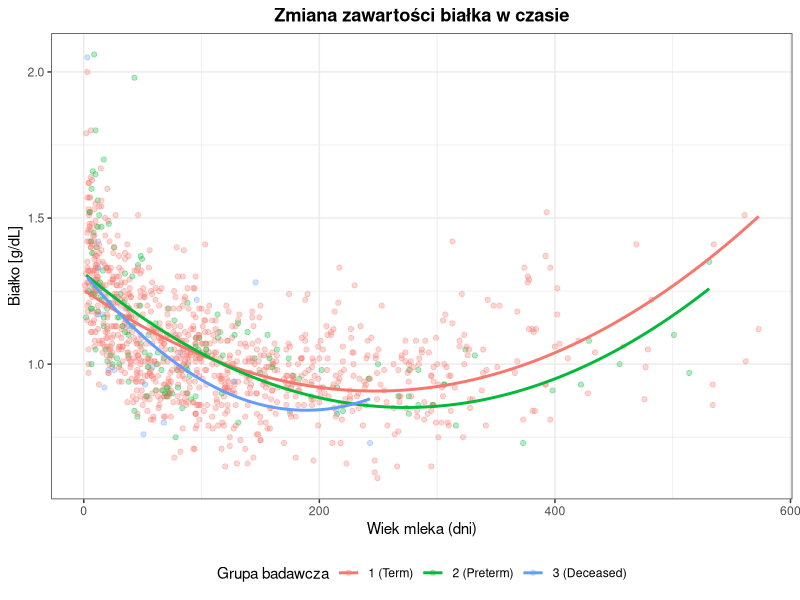
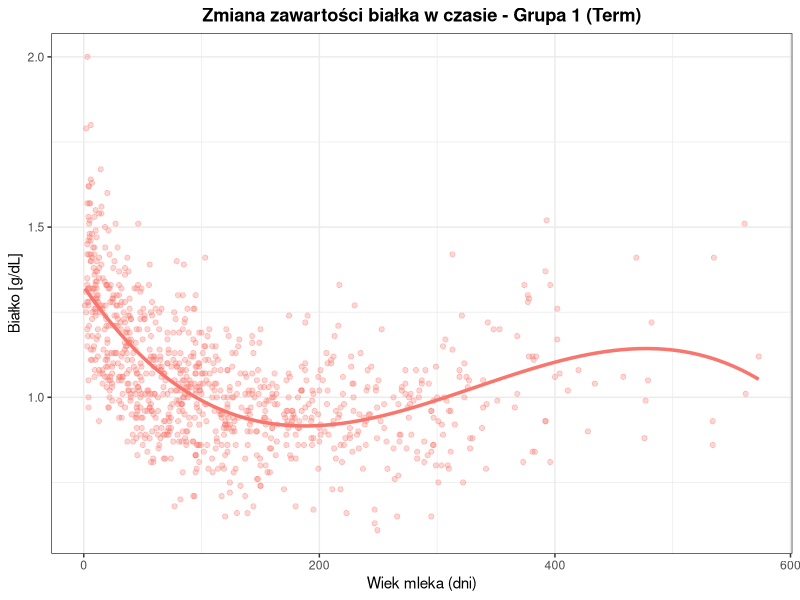
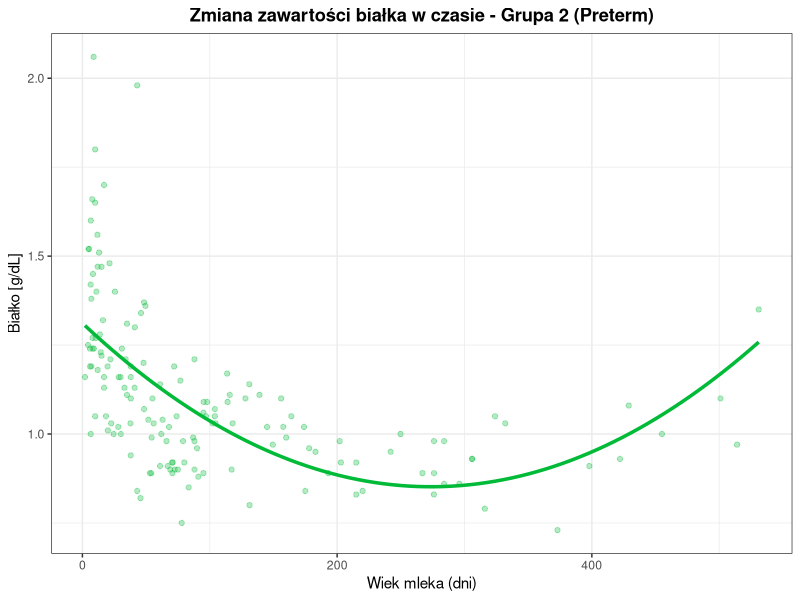
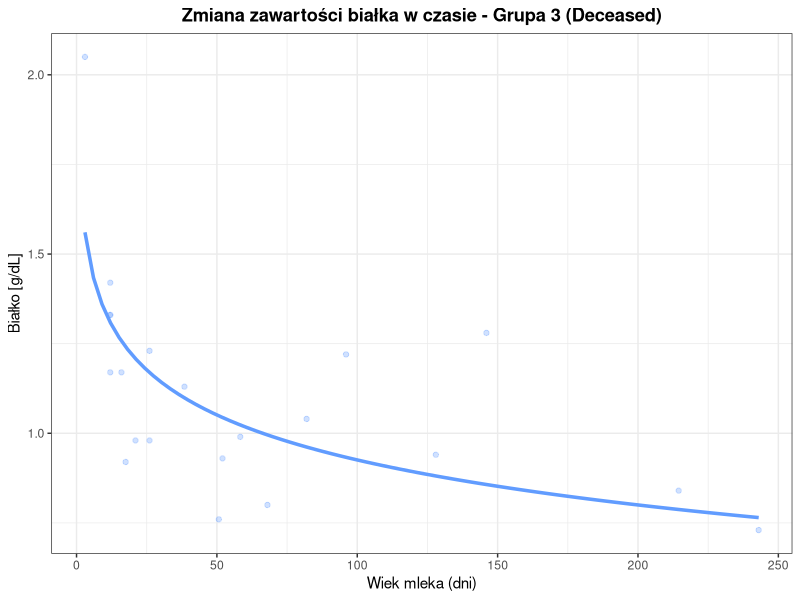
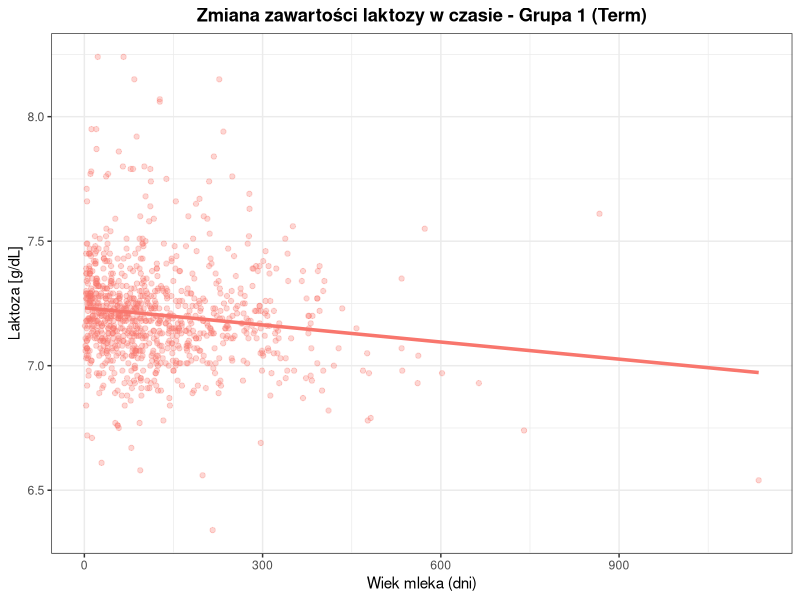
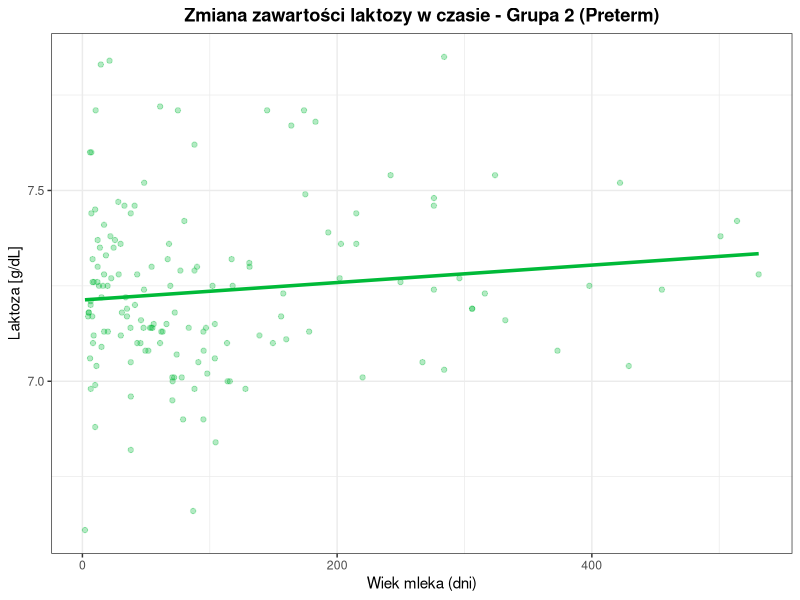
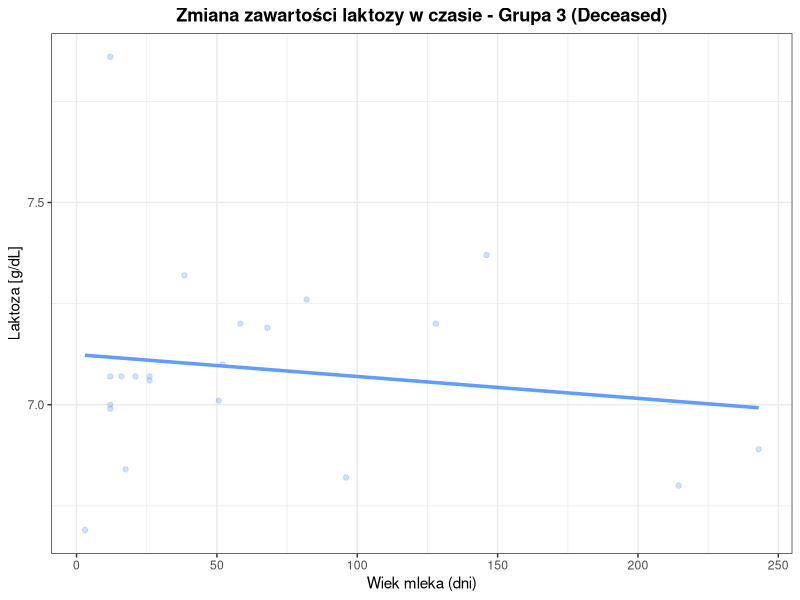
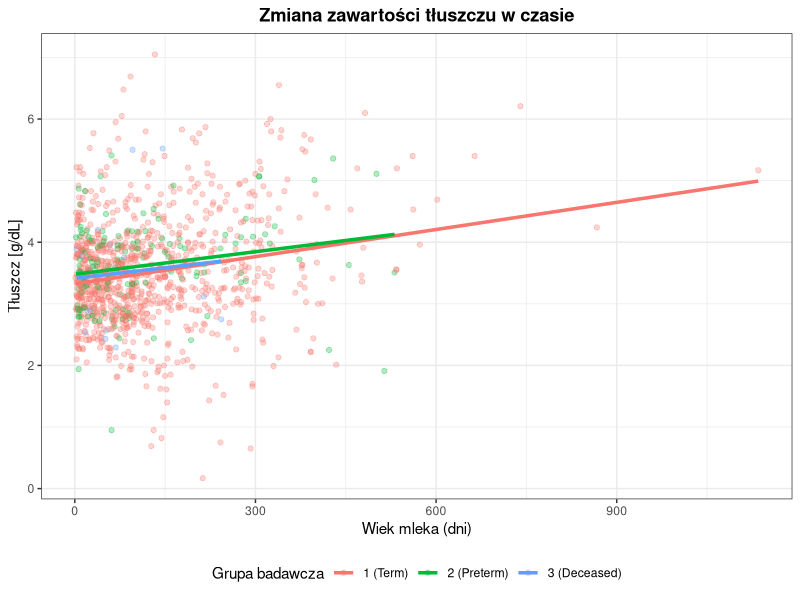

R code for these plots, in order:
library(readxl)
dane <- read_excel("2_test_mleko_czas.xlsx")
dane

dane$Fat <- as.numeric(gsub(",", ".", as.character(dane$Fat)))
dane$Protein <- as.numeric(gsub(",", ".", as.character(dane$Protein)))
dane$Lactose <- as.numeric(gsub(",", ".", as.character(dane$Lactose)))
dane


dane_oczyszczone <- dane[dane$`Age of Milk` <= 600, ]
dane_oczyszczone


library(dplyr)
library(broom)
library(ggplot2)

# funkcja korelacji
oblicz_korelacje <- function(data, skladnik) {
  data %>%
    group_by(Term) %>%
    do(tidy(cor.test(.[["Age of Milk"]], .[[skladnik]], method = "spearman", exact = FALSE))) %>%
    select(Term, estimate, p.value) %>%
    ungroup() %>%
    mutate(skladnik = skladnik)}


# obliczenia korelacji dla każdego składnika
kor_lactose <- oblicz_korelacje(dane, "Lactose")
kor_protein <- oblicz_korelacje(dane, "Protein")
kor_fat     <- oblicz_korelacje(dane, "Fat")

tabela_wynikow <- bind_rows(kor_lactose, kor_protein, kor_fat)
print(tabela_wynikow)



# wykres dla białka 
# dla danych bez odstających wyników
ggplot(dane_oczyszczone, aes(x = `Age of Milk`, y = Protein, color = factor(Term))) +
  geom_point(alpha = 0.3) +
  geom_smooth(method = "lm",formula = y ~ poly(x, 2), se = FALSE) +
  theme_bw() +
  # ustawienie własnych etykiet w legendzie
  scale_color_discrete(labels = c("1" = "1 (Term)", "2" = "2 (Preterm)", "3" = "3 (Deceased)")) +
  labs(title = "Zmiana zawartości białka w czasie", 
  color = "Grupa badawcza", x = "Wiek mleka (dni)", y = "Białko [g/dL]") +
  theme(plot.title = element_text(hjust = 0.5, face = "bold"), legend.position = "bottom")


# rozdzielenie na 3 dla czytelności
# białko grupa 1
ggplot(dane_oczyszczone[dane_oczyszczone$Term == 1, ], aes(x = `Age of Milk`, y = Protein)) +
  geom_point(alpha = 0.3, color = "#F8766D") +
  geom_smooth(method = "lm",formula = y ~ poly(x, 3), se = FALSE, linewidth = 1.2, color = "#F8766D") +
  theme_bw() +
  labs(
    title = "Zmiana zawartości białka w czasie - Grupa 1 (Term)", 
    x = "Wiek mleka (dni)", 
    y = "Białko [g/dL]"
  ) + theme(plot.title = element_text(hjust = 0.5, face = "bold"))

# widać, że nawet lepiej pasuje x^3


# białko grupa 2
ggplot(dane_oczyszczone[dane_oczyszczone$Term == 2, ], aes(x = `Age of Milk`, y = Protein)) +
  geom_point(alpha = 0.3, color = "#00BA38") +
  geom_smooth(method = "lm",formula = y ~ poly(x, 2), se = FALSE, linewidth = 1.2, color = "#00BA38") +
  theme_bw() +
  labs(
    title = "Zmiana zawartości białka w czasie - Grupa 2 (Preterm)", 
    x = "Wiek mleka (dni)", 
    y = "Białko [g/dL]"
  ) + theme(plot.title = element_text(hjust = 0.5, face = "bold"))


# białko grupa 3
ggplot(dane_oczyszczone[dane_oczyszczone$Term == 3, ], aes(x = `Age of Milk`, y = Protein)) +
  geom_point(alpha = 0.3, color = "#619CFF") +
  geom_smooth(method = "lm",formula = y ~ log(x), se = FALSE, linewidth = 1.2, color = "#619CFF") +
  theme_bw() +
  labs(
    title = "Zmiana zawartości białka w czasie - Grupa 3 (Deceased)", 
    x = "Wiek mleka (dni)", 
    y = "Białko [g/dL]"
  ) + theme(plot.title = element_text(hjust = 0.5, face = "bold"))



# wykres dla laktozy - rozdzielone na 3
library(ggplot2)

# lakotza grupa 1
ggplot(dane[dane$Term == 1, ], aes(x = `Age of Milk`, y = Lactose)) +
geom_point(alpha = 0.3, color = "#F8766D") +
geom_smooth(method = "lm", se = FALSE, linewidth = 1.2, color = "#F8766D") +
theme_bw() +
labs(
  title = "Zmiana zawartości laktozy w czasie - Grupa 1 (Term)", 
  x = "Wiek mleka (dni)", 
  y = "Laktoza [g/dL]"
) + theme(plot.title = element_text(hjust = 0.5, face = "bold"))

# laktoza grupa 2
ggplot(dane[dane$Term == 2, ], aes(x = `Age of Milk`, y = Lactose)) +
geom_point(alpha = 0.3, color = "#00BA38") +
geom_smooth(method = "lm", se = FALSE, linewidth = 1.2, color = "#00BA38") +
theme_bw() +
labs(
  title = "Zmiana zawartości laktozy w czasie - Grupa 2 (Preterm)", 
  x = "Wiek mleka (dni)", 
  y = "Laktoza [g/dL]"
) + theme(plot.title = element_text(hjust = 0.5, face = "bold"))

# laktoza grupa 3
ggplot(dane[dane$Term == 3, ], aes(x = `Age of Milk`, y = Lactose)) +
geom_point(alpha = 0.3, color = "#619CFF") +
geom_smooth(method = "lm", se = FALSE, linewidth = 1.2, color = "#619CFF") +
theme_bw() +
labs(
  title = "Zmiana zawartości laktozy w czasie - Grupa 3 (Deceased)", 
  x = "Wiek mleka (dni)", 
  y = "Laktoza [g/dL]"
) + theme(plot.title = element_text(hjust = 0.5, face = "bold"))




# wykres dla tłuszczu OK
ggplot(dane, aes(x = `Age of Milk`, y = Fat, color = factor(Term))) +
  geom_point(alpha = 0.3) +
  geom_smooth(method = "lm", se = FALSE, size = 1.2) +
  scale_color_discrete(labels = c("1" = "1 (Term)", "2" = "2 (Preterm)", "3" = "3 (Deceased)")) +
  theme_bw() +
  labs(title = "Zmiana zawartości tłuszczu w czasie", 
  color = "Grupa badawcza", x = "Wiek mleka (dni)", y = "Tłuszcz [g/dL]") +
  theme(plot.title = element_text(hjust = 0.5, face = "bold"), legend.position = "bottom")

# rozdzielone
# grupa 1
ggplot(dane[dane$Term == 1, ], aes(x = `Age of Milk`, y = Fat)) +
  geom_point(alpha = 0.3, color = "#F8766D") +
  geom_smooth(method = "lm", se = FALSE, linewidth = 1.2, color = "#F8766D") +
  theme_bw() +
  labs(
    title = "Zmiana zawartości tłuszczu w czasie - Grupa 1 (Term)", 
    x = "Wiek mleka (dni)", 
    y = "Tłuszcz [g/dL]"
  ) + theme(plot.title = element_text(hjust = 0.5, face = "bold"))

# grupa 2
ggplot(dane[dane$Term == 2, ], aes(x = `Age of Milk`, y = Fat)) +
  geom_point(alpha = 0.3, color = "#00BA38") +
  geom_smooth(method = "lm", se = FALSE, linewidth = 1.2, color = "#00BA38") +
  theme_bw() +
  labs(
    title = "Zmiana zawartości tłuszczu w czasie - Grupa 2 (Preterm)", 
    x = "Wiek mleka (dni)", 
    y = "Tłuszcz [g/dL]"
  ) + theme(plot.title = element_text(hjust = 0.5, face = "bold"))

# grupa 3
ggplot(dane[dane$Term == 3, ], aes(x = `Age of Milk`, y = Fat)) +
  geom_point(alpha = 0.3, color = "#619CFF") +
  geom_smooth(method = "lm", se = FALSE, linewidth = 1.2, color = "#619CFF") +
  theme_bw() +
  labs(
    title = "Zmiana zawartości tłuszczu w czasie - Grupa 3 (Deceased)", 
    x = "Wiek mleka (dni)", 
    y = "Tłuszcz [g/dL]"
  ) + theme(plot.title = element_text(hjust = 0.5, face = "bold"))





# ocena jakości modeli dla białka -------------

# ustawienie generatora żeby podział zawsze był taki sam
set.seed(123)

# podział danych 20:80
indeksy_treningowe <- sample(1:nrow(dane_oczyszczone), size = 0.8*nrow(dane_oczyszczone))

# utworzenie dwóch osobnych zbiorów
dane_treningowe <- dane_oczyszczone[indeksy_treningowe, ]
dane_testowe    <- dane_oczyszczone[-indeksy_treningowe, ]

# budowa modeli na danych treningowych czyli tych 80%
model_kwadratowy <- lm(Protein ~ poly(`Age of Milk`, 2, raw = TRUE), data = dane_treningowe)
model_szescienny <- lm(Protein ~ poly(`Age of Milk`, 3, raw = TRUE), data = dane_treningowe)
model_logarytmiczny <- lm(Protein ~ log(`Age of Milk`), data = dane_treningowe)

# generowanie prognoz na zbiorze testowym czyli pozostałe 20%
prognoza_kwadrat <- predict(model_kwadratowy, newdata = dane_testowe)
prognoza_szesc   <- predict(model_szescienny, newdata = dane_testowe)
prognoza_logarytm <- predict(model_logarytmiczny, newdata = dane_testowe)

# obliczenie metryk i stworzenie tabeli dla czytelności
tabela_porownawcza <- data.frame(
  Model = c("Kwadratowy (X^2)", "Sześcienny (X^3)", "Logarytmiczny (Log(x)"),
  
# RMSE - średni błąd prognozy na danych testowych (im mniejszy, tym lepiej)
RMSE = c(
  sqrt(mean((dane_testowe$Protein - prognoza_kwadrat)^2, na.rm = TRUE)),
  sqrt(mean((dane_testowe$Protein - prognoza_szesc)^2, na.rm = TRUE)),
  sqrt(mean((dane_testowe$Protein - prognoza_logarytm)^2, na.rm = TRUE))),
  
# R^2 - współczynnik determinacji (im bliżej 1, tym lepiej)
R2 = c(
  1 - (sum((dane_testowe$Protein - prognoza_kwadrat)^2, na.rm = TRUE) / sum((dane_testowe$Protein - mean(dane_testowe$Protein, na.rm = TRUE))^2, na.rm = TRUE)),
  1 - (sum((dane_testowe$Protein - prognoza_szesc)^2, na.rm = TRUE) / sum((dane_testowe$Protein - mean(dane_testowe$Protein, na.rm = TRUE))^2, na.rm = TRUE)),
  1 - (sum((dane_testowe$Protein - prognoza_logarytm)^2, na.rm = TRUE) / sum((dane_testowe$Protein - mean(dane_testowe$Protein, na.rm = TRUE))^2, na.rm = TRUE))
))


print(tabela_porownawcza)

# wybieramy niższe rmse i wyższe R^2(bliższe 1)
# czyli x^2 jednak lepszy


# -----------------------------

# TYLKO DLA TERM
dane_term <- dane_oczyszczone[dane_oczyszczone$Term == 1, ]

set.seed(123)

# podział na dane treningowe (80%) i testowe (reszta - 20%)
indeksy_treningowe <- sample(1:nrow(dane_term), size = 0.8 * nrow(dane_term))
dane_treningowe    <- dane_term[indeksy_treningowe, ]
dane_testowe       <- dane_term[-indeksy_treningowe, ]

# budowanie modeli, które chce sprawdzić
model_kwadratowy <- lm(Protein ~ poly(`Age of Milk`, 2, raw = TRUE), data = dane_treningowe)
model_szescienny <- lm(Protein ~ poly(`Age of Milk`, 3, raw = TRUE), data = dane_treningowe)
model_logarytmiczny <- lm(Protein ~ log(`Age of Milk`), data = dane_treningowe)

# prognozy na podstawie danych testowych
prognoza_kwadrat <- predict(model_kwadratowy, newdata = dane_testowe)
prognoza_szesc   <- predict(model_szescienny, newdata = dane_testowe)
prognoza_logarytm <- predict(model_logarytmiczny, newdata = dane_testowe)

tabela_term <- data.frame(Model = c("Kwadratowy (X^2)", "Sześcienny (X^3)", "Logarytmiczny (Log(x)"),

RMSE = c(
    sqrt(mean((dane_testowe$Protein - prognoza_kwadrat)^2, na.rm = TRUE)),
    sqrt(mean((dane_testowe$Protein - prognoza_szesc)^2, na.rm = TRUE)),
    sqrt(mean((dane_testowe$Protein - prognoza_logarytm)^2, na.rm = TRUE))),

R2 = c(
  1 - (sum((dane_testowe$Protein - prognoza_kwadrat)^2, na.rm = TRUE) / sum((dane_testowe$Protein - mean(dane_testowe$Protein, na.rm = TRUE))^2, na.rm = TRUE)),
  1 - (sum((dane_testowe$Protein - prognoza_szesc)^2, na.rm = TRUE) / sum((dane_testowe$Protein - mean(dane_testowe$Protein, na.rm = TRUE))^2, na.rm = TRUE)),
  1 - (sum((dane_testowe$Protein - prognoza_logarytm)^2, na.rm = TRUE) / sum((dane_testowe$Protein - mean(dane_testowe$Protein, na.rm = TRUE))^2, na.rm = TRUE))
))

print(tabela_term)

# wybieramy x^3



# TYLKO DLA PRETERM
dane_term2 <- dane_oczyszczone[dane_oczyszczone$Term == 2, ]

set.seed(123)

indeksy_treningowe2 <- sample(1:nrow(dane_term2), size = 0.8 * nrow(dane_term2))
dane_treningowe2    <- dane_term2[indeksy_treningowe2, ]
dane_testowe2       <- dane_term2[-indeksy_treningowe2, ]

model_kwadratowy2 <- lm(Protein ~ poly(`Age of Milk`, 2, raw = TRUE), data = dane_treningowe2)
model_szescienny2 <- lm(Protein ~ poly(`Age of Milk`, 3, raw = TRUE), data = dane_treningowe2)
model_logarytmiczny2 <- lm(Protein ~ log(`Age of Milk`), data = dane_treningowe2)

prognoza_kwadrat2 <- predict(model_kwadratowy2, newdata = dane_testowe2)
prognoza_szesc2   <- predict(model_szescienny2, newdata = dane_testowe2)
prognoza_logarytm2 <- predict(model_logarytmiczny2, newdata = dane_testowe2)

tabela_term2 <- data.frame(
  Model = c("Kwadratowy (X^2)", "Sześcienny (X^3)", "Logarytmiczny (Log(x)"),
  
  RMSE = c(
    sqrt(mean((dane_testowe2$Protein - prognoza_kwadrat2)^2, na.rm = TRUE)),
    sqrt(mean((dane_testowe2$Protein - prognoza_szesc2)^2, na.rm = TRUE)),
    sqrt(mean((dane_testowe2$Protein - prognoza_logarytm2)^2, na.rm = TRUE))),
  
  R2 = c(
    1 - (sum((dane_testowe2$Protein - prognoza_kwadrat2)^2, na.rm = TRUE) / sum((dane_testowe2$Protein - mean(dane_testowe2$Protein, na.rm = TRUE))^2, na.rm = TRUE)),
    1 - (sum((dane_testowe2$Protein - prognoza_szesc2)^2, na.rm = TRUE) / sum((dane_testowe2$Protein - mean(dane_testowe2$Protein, na.rm = TRUE))^2, na.rm = TRUE)),
    1 - (sum((dane_testowe2$Protein - prognoza_logarytm2)^2, na.rm = TRUE) / sum((dane_testowe2$Protein - mean(dane_testowe2$Protein, na.rm = TRUE))^2, na.rm = TRUE))
  ))
print(tabela_term2)
# wybieramy x^2



# TYLKO DLA DECEASED
dane_term3 <- dane_oczyszczone[dane_oczyszczone$Term == 3, ]

set.seed(123)

indeksy_treningowe3 <- sample(1:nrow(dane_term3), size = 0.8 * nrow(dane_term3))
dane_treningowe3    <- dane_term3[indeksy_treningowe3, ]
dane_testowe3       <- dane_term3[-indeksy_treningowe3, ]

model_kwadratowy3 <- lm(Protein ~ poly(`Age of Milk`, 2, raw = TRUE), data = dane_treningowe3)
model_szescienny3 <- lm(Protein ~ poly(`Age of Milk`, 3, raw = TRUE), data = dane_treningowe3)
model_logarytmiczny3 <- lm(Protein ~ log(`Age of Milk`), data = dane_treningowe3)

prognoza_kwadrat3 <- predict(model_kwadratowy3, newdata = dane_testowe3)
prognoza_szesc3   <- predict(model_szescienny3, newdata = dane_testowe3)
prognoza_logarytm3 <- predict(model_logarytmiczny3, newdata = dane_testowe3)

tabela_term3 <- data.frame(
  Model = c("Kwadratowy (X^2)", "Sześcienny (X^3)", "Logarytmiczny (Log(x)"),
  
RMSE = c(
  sqrt(mean((dane_testowe3$Protein - prognoza_kwadrat3)^2, na.rm = TRUE)),
  sqrt(mean((dane_testowe3$Protein - prognoza_szesc3)^2, na.rm = TRUE)),
  sqrt(mean((dane_testowe3$Protein - prognoza_logarytm3)^2, na.rm = TRUE))),
  
R2 = c(
  1 - (sum((dane_testowe3$Protein - prognoza_kwadrat3)^2, na.rm = TRUE) / sum((dane_testowe3$Protein - mean(dane_testowe3$Protein, na.rm = TRUE))^2, na.rm = TRUE)),
  1 - (sum((dane_testowe3$Protein - prognoza_szesc3)^2, na.rm = TRUE) / sum((dane_testowe3$Protein - mean(dane_testowe3$Protein, na.rm = TRUE))^2, na.rm = TRUE)),
  1 - (sum((dane_testowe3$Protein - prognoza_logarytm3)^2, na.rm = TRUE) / sum((dane_testowe3$Protein - mean(dane_testowe3$Protein, na.rm = TRUE))^2, na.rm = TRUE))
))

print(tabela_term3)
# dla grupy deceased model x^2 i x^3 są skrajnie niedopasowane, natomiast model logarytmiczny
# okazał się być lepszym podejściem
